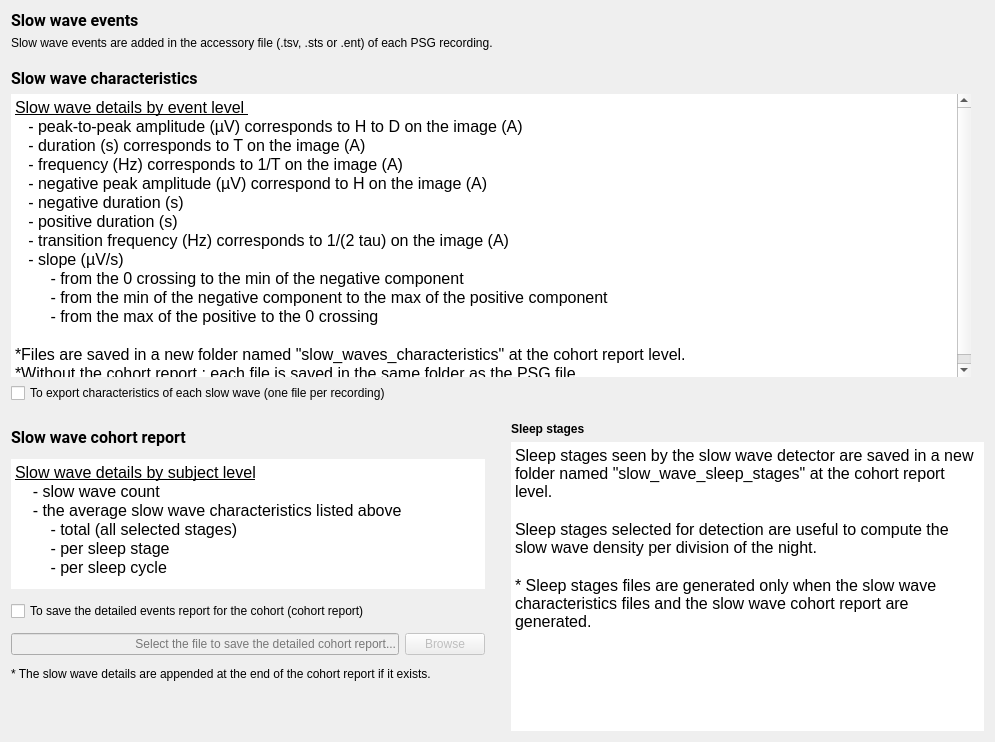
<?xml version="1.0" encoding="UTF-8"?>
<ui version="4.0">
 <class>SSWDSaveFiles</class>
 <widget class="QWidget" name="SSWDSaveFiles">
  <property name="geometry">
   <rect>
    <x>0</x>
    <y>0</y>
    <width>995</width>
    <height>742</height>
   </rect>
  </property>
  <property name="minimumSize">
   <size>
    <width>0</width>
    <height>0</height>
   </size>
  </property>
  <property name="windowTitle">
   <string/>
  </property>
  <property name="styleSheet">
   <string notr="true">font: 12pt &quot;Roboto&quot;;</string>
  </property>
  <layout class="QVBoxLayout" name="verticalLayout_4">
   <item>
    <widget class="QLabel" name="label_title">
     <property name="sizePolicy">
      <sizepolicy hsizetype="Preferred" vsizetype="Maximum">
       <horstretch>0</horstretch>
       <verstretch>0</verstretch>
      </sizepolicy>
     </property>
     <property name="font">
      <font>
       <family>Roboto</family>
       <pointsize>12</pointsize>
       <weight>50</weight>
       <italic>false</italic>
       <bold>false</bold>
      </font>
     </property>
     <property name="text">
      <string>&lt;html&gt;&lt;head/&gt;&lt;body&gt;&lt;p&gt;&lt;span style=&quot; font-weight:600;&quot;&gt;Slow wave events&lt;/span&gt;&lt;/p&gt;&lt;/body&gt;&lt;/html&gt;</string>
     </property>
    </widget>
   </item>
   <item>
    <widget class="QLabel" name="label_3">
     <property name="sizePolicy">
      <sizepolicy hsizetype="Preferred" vsizetype="Maximum">
       <horstretch>0</horstretch>
       <verstretch>0</verstretch>
      </sizepolicy>
     </property>
     <property name="text">
      <string>Slow wave events are added in the accessory file (.tsv, .sts or .ent) of each PSG recording.</string>
     </property>
    </widget>
   </item>
   <item>
    <spacer name="verticalSpacer_3">
     <property name="orientation">
      <enum>Qt::Vertical</enum>
     </property>
     <property name="sizeType">
      <enum>QSizePolicy::Fixed</enum>
     </property>
     <property name="sizeHint" stdset="0">
      <size>
       <width>20</width>
       <height>13</height>
      </size>
     </property>
    </spacer>
   </item>
   <item>
    <widget class="QLabel" name="label_title_2">
     <property name="sizePolicy">
      <sizepolicy hsizetype="Preferred" vsizetype="Maximum">
       <horstretch>0</horstretch>
       <verstretch>0</verstretch>
      </sizepolicy>
     </property>
     <property name="font">
      <font>
       <family>Roboto</family>
       <pointsize>12</pointsize>
       <weight>50</weight>
       <italic>false</italic>
       <bold>false</bold>
      </font>
     </property>
     <property name="text">
      <string>&lt;html&gt;&lt;head/&gt;&lt;body&gt;&lt;p&gt;&lt;span style=&quot; font-weight:600;&quot;&gt;Slow wave characteristics&lt;/span&gt;&lt;/p&gt;&lt;/body&gt;&lt;/html&gt;</string>
     </property>
    </widget>
   </item>
   <item>
    <layout class="QHBoxLayout" name="horizontalLayout_2">
     <item>
      <layout class="QVBoxLayout" name="verticalLayout">
       <item>
        <widget class="QTextEdit" name="textEdit">
         <property name="sizePolicy">
          <sizepolicy hsizetype="Expanding" vsizetype="Minimum">
           <horstretch>0</horstretch>
           <verstretch>0</verstretch>
          </sizepolicy>
         </property>
         <property name="maximumSize">
          <size>
           <width>16777215</width>
           <height>16777215</height>
          </size>
         </property>
         <property name="frameShape">
          <enum>QFrame::HLine</enum>
         </property>
         <property name="frameShadow">
          <enum>QFrame::Plain</enum>
         </property>
         <property name="lineWidth">
          <number>0</number>
         </property>
         <property name="readOnly">
          <bool>true</bool>
         </property>
         <property name="html">
          <string>&lt;!DOCTYPE HTML PUBLIC &quot;-//W3C//DTD HTML 4.0//EN&quot; &quot;http://www.w3.org/TR/REC-html40/strict.dtd&quot;&gt;
&lt;html&gt;&lt;head&gt;&lt;meta name=&quot;qrichtext&quot; content=&quot;1&quot; /&gt;&lt;style type=&quot;text/css&quot;&gt;
p, li { white-space: pre-wrap; }
&lt;/style&gt;&lt;/head&gt;&lt;body style=&quot; font-family:'Roboto'; font-size:12pt; font-weight:400; font-style:normal;&quot;&gt;
&lt;p style=&quot; margin-top:0px; margin-bottom:0px; margin-left:0px; margin-right:0px; -qt-block-indent:0; text-indent:0px;&quot;&gt;&lt;span style=&quot; text-decoration: underline;&quot;&gt;Slow wave details by event level &lt;/span&gt;&lt;/p&gt;
&lt;p style=&quot; margin-top:0px; margin-bottom:0px; margin-left:0px; margin-right:0px; -qt-block-indent:0; text-indent:0px;&quot;&gt;   - &lt;span style=&quot; color:#000000;&quot;&gt;peak-to-peak amplitude (µV) corresponds to H to D on the image (A)&lt;/span&gt;&lt;/p&gt;
&lt;p style=&quot; margin-top:0px; margin-bottom:0px; margin-left:0px; margin-right:0px; -qt-block-indent:0; text-indent:0px;&quot;&gt;   - duration (s) corresponds to T &lt;span style=&quot; color:#000000;&quot;&gt;on the image (A)&lt;/span&gt;&lt;/p&gt;
&lt;p style=&quot; margin-top:0px; margin-bottom:0px; margin-left:0px; margin-right:0px; -qt-block-indent:0; text-indent:0px;&quot;&gt;   - frequency (Hz) corresponds to 1/T &lt;span style=&quot; color:#000000;&quot;&gt;on the image (A)&lt;/span&gt;&lt;/p&gt;
&lt;p style=&quot; margin-top:0px; margin-bottom:0px; margin-left:0px; margin-right:0px; -qt-block-indent:0; text-indent:0px;&quot;&gt;   - &lt;span style=&quot; font-family:'Arial','sans-serif'; color:#000000; background-color:transparent;&quot;&gt;negative peak amplitude &lt;/span&gt;&lt;span style=&quot; color:#000000;&quot;&gt;(µV) correspond to H on the image (A)&lt;/span&gt;&lt;/p&gt;
&lt;p style=&quot; margin-top:0px; margin-bottom:0px; margin-left:0px; margin-right:0px; -qt-block-indent:0; text-indent:0px;&quot;&gt;&lt;span style=&quot; color:#000000;&quot;&gt;   - &lt;/span&gt;&lt;a name=&quot;docs-internal-guid-7597fb9e-7fff-dd5c-4478-b33f09691339&quot;&gt;&lt;/a&gt;&lt;span style=&quot; font-family:'Arial','sans-serif'; color:#000000; background-color:transparent;&quot;&gt;n&lt;/span&gt;&lt;span style=&quot; font-family:'Arial','sans-serif'; color:#000000; background-color:transparent;&quot;&gt;egative duration (s) &lt;/span&gt;&lt;/p&gt;
&lt;p style=&quot; margin-top:0px; margin-bottom:0px; margin-left:0px; margin-right:0px; -qt-block-indent:0; text-indent:0px;&quot;&gt;&lt;span style=&quot; font-family:'Arial','sans-serif'; color:#000000; background-color:transparent;&quot;&gt;   - &lt;/span&gt;&lt;a name=&quot;docs-internal-guid-f6ea236d-7fff-1fb4-6202-3e00854b0b90&quot;&gt;&lt;/a&gt;&lt;span style=&quot; font-family:'Arial','sans-serif'; color:#000000; background-color:transparent;&quot;&gt;p&lt;/span&gt;&lt;span style=&quot; font-family:'Arial','sans-serif'; color:#000000; background-color:transparent;&quot;&gt;ositive duration (s)&lt;/span&gt;&lt;/p&gt;
&lt;p style=&quot; margin-top:0px; margin-bottom:0px; margin-left:0px; margin-right:0px; -qt-block-indent:0; text-indent:0px;&quot;&gt;&lt;span style=&quot; color:#000000;&quot;&gt;   - transition frequency (Hz) corresponds to 1/(2 tau) on the image (A)&lt;/span&gt;&lt;/p&gt;
&lt;p style=&quot; margin-top:0px; margin-bottom:0px; margin-left:0px; margin-right:0px; -qt-block-indent:0; text-indent:0px;&quot;&gt;&lt;span style=&quot; color:#000000;&quot;&gt;   - slope (µV/s)&lt;/span&gt;&lt;/p&gt;
&lt;p style=&quot; margin-top:0px; margin-bottom:0px; margin-left:0px; margin-right:0px; -qt-block-indent:0; text-indent:0px;&quot;&gt;&lt;span style=&quot; color:#000000;&quot;&gt;        - from the 0 crossing to the min of the negative component&lt;/span&gt;&lt;/p&gt;
&lt;p style=&quot; margin-top:0px; margin-bottom:0px; margin-left:0px; margin-right:0px; -qt-block-indent:0; text-indent:0px;&quot;&gt;&lt;span style=&quot; color:#000000;&quot;&gt;        - from the min of the negative component to the max of the positive component&lt;/span&gt;&lt;/p&gt;
&lt;p style=&quot; margin-top:0px; margin-bottom:0px; margin-left:0px; margin-right:0px; -qt-block-indent:0; text-indent:0px;&quot;&gt;&lt;span style=&quot; color:#000000;&quot;&gt;        - from the max of the positive to the 0 crossing&lt;/span&gt;&lt;/p&gt;
&lt;p style=&quot;-qt-paragraph-type:empty; margin-top:0px; margin-bottom:0px; margin-left:0px; margin-right:0px; -qt-block-indent:0; text-indent:0px; color:#000000;&quot;&gt;&lt;br /&gt;&lt;/p&gt;
&lt;p style=&quot; margin-top:0px; margin-bottom:0px; margin-left:0px; margin-right:0px; -qt-block-indent:0; text-indent:0px;&quot;&gt;&lt;span style=&quot; color:#000000;&quot;&gt;*Files are saved in a new folder named &amp;quot;slow_waves_characteristics&amp;quot; at the cohort report level.&lt;/span&gt;&lt;/p&gt;
&lt;p style=&quot; margin-top:0px; margin-bottom:0px; margin-left:0px; margin-right:0px; -qt-block-indent:0; text-indent:0px;&quot;&gt;&lt;span style=&quot; color:#000000;&quot;&gt;*Without the cohort report : each file is saved in the same folder as the PSG file.&lt;/span&gt;&lt;/p&gt;&lt;/body&gt;&lt;/html&gt;</string>
         </property>
        </widget>
       </item>
       <item>
        <widget class="QCheckBox" name="checkBox_export_sw">
         <property name="text">
          <string>To export characteristics of each slow wave (one file per recording)</string>
         </property>
        </widget>
       </item>
      </layout>
     </item>
     <item>
      <widget class="QLabel" name="image">
       <property name="lineWidth">
        <number>0</number>
       </property>
       <property name="text">
        <string/>
       </property>
       <property name="pixmap">
        <pixmap resource="criteria.qrc">:/criteria/phase_slow_wave_small.jpg</pixmap>
       </property>
       <property name="alignment">
        <set>Qt::AlignCenter</set>
       </property>
      </widget>
     </item>
    </layout>
   </item>
   <item>
    <spacer name="verticalSpacer_2">
     <property name="orientation">
      <enum>Qt::Vertical</enum>
     </property>
     <property name="sizeType">
      <enum>QSizePolicy::Fixed</enum>
     </property>
     <property name="sizeHint" stdset="0">
      <size>
       <width>20</width>
       <height>13</height>
      </size>
     </property>
    </spacer>
   </item>
   <item>
    <layout class="QHBoxLayout" name="horizontalLayout_4">
     <item>
      <layout class="QVBoxLayout" name="verticalLayout_2">
       <item>
        <widget class="QLabel" name="label">
         <property name="sizePolicy">
          <sizepolicy hsizetype="Preferred" vsizetype="Maximum">
           <horstretch>0</horstretch>
           <verstretch>0</verstretch>
          </sizepolicy>
         </property>
         <property name="font">
          <font>
           <family>Roboto</family>
           <pointsize>12</pointsize>
           <weight>50</weight>
           <italic>false</italic>
           <bold>false</bold>
          </font>
         </property>
         <property name="text">
          <string>&lt;html&gt;&lt;head/&gt;&lt;body&gt;&lt;p&gt;&lt;span style=&quot; font-weight:600;&quot;&gt;Slow wave cohort report&lt;/span&gt;&lt;/p&gt;&lt;/body&gt;&lt;/html&gt;</string>
         </property>
        </widget>
       </item>
       <item>
        <widget class="QTextEdit" name="textEdit_2">
         <property name="sizePolicy">
          <sizepolicy hsizetype="Expanding" vsizetype="Minimum">
           <horstretch>0</horstretch>
           <verstretch>0</verstretch>
          </sizepolicy>
         </property>
         <property name="maximumSize">
          <size>
           <width>16777215</width>
           <height>130</height>
          </size>
         </property>
         <property name="frameShape">
          <enum>QFrame::HLine</enum>
         </property>
         <property name="frameShadow">
          <enum>QFrame::Plain</enum>
         </property>
         <property name="lineWidth">
          <number>0</number>
         </property>
         <property name="readOnly">
          <bool>true</bool>
         </property>
         <property name="html">
          <string>&lt;!DOCTYPE HTML PUBLIC &quot;-//W3C//DTD HTML 4.0//EN&quot; &quot;http://www.w3.org/TR/REC-html40/strict.dtd&quot;&gt;
&lt;html&gt;&lt;head&gt;&lt;meta name=&quot;qrichtext&quot; content=&quot;1&quot; /&gt;&lt;style type=&quot;text/css&quot;&gt;
p, li { white-space: pre-wrap; }
&lt;/style&gt;&lt;/head&gt;&lt;body style=&quot; font-family:'Roboto'; font-size:12pt; font-weight:400; font-style:normal;&quot;&gt;
&lt;p style=&quot; margin-top:0px; margin-bottom:0px; margin-left:0px; margin-right:0px; -qt-block-indent:0; text-indent:0px;&quot;&gt;&lt;span style=&quot; text-decoration: underline;&quot;&gt;Slow wave details by subject level&lt;/span&gt;&lt;/p&gt;
&lt;p style=&quot; margin-top:0px; margin-bottom:0px; margin-left:0px; margin-right:0px; -qt-block-indent:0; text-indent:0px;&quot;&gt;    - slow wave count&lt;/p&gt;
&lt;p style=&quot; margin-top:0px; margin-bottom:0px; margin-left:0px; margin-right:0px; -qt-block-indent:0; text-indent:0px;&quot;&gt;    - the average slow wave characteristics listed above&lt;/p&gt;
&lt;p style=&quot; margin-top:0px; margin-bottom:0px; margin-left:0px; margin-right:0px; -qt-block-indent:0; text-indent:0px;&quot;&gt;        - total (all selected stages)&lt;/p&gt;
&lt;p style=&quot; margin-top:0px; margin-bottom:0px; margin-left:0px; margin-right:0px; -qt-block-indent:0; text-indent:0px;&quot;&gt;        - per sleep stage&lt;/p&gt;
&lt;p style=&quot; margin-top:0px; margin-bottom:0px; margin-left:0px; margin-right:0px; -qt-block-indent:0; text-indent:0px;&quot;&gt;        - per sleep cycle&lt;/p&gt;&lt;/body&gt;&lt;/html&gt;</string>
         </property>
        </widget>
       </item>
       <item>
        <layout class="QHBoxLayout" name="horizontalLayout_3">
         <item>
          <widget class="QCheckBox" name="checkBox_save_cohort">
           <property name="sizePolicy">
            <sizepolicy hsizetype="Expanding" vsizetype="Maximum">
             <horstretch>0</horstretch>
             <verstretch>0</verstretch>
            </sizepolicy>
           </property>
           <property name="maximumSize">
            <size>
             <width>16777215</width>
             <height>16777215</height>
            </size>
           </property>
           <property name="text">
            <string>To save the detailed events report for the cohort (cohort report)</string>
           </property>
          </widget>
         </item>
        </layout>
       </item>
       <item>
        <layout class="QHBoxLayout" name="horizontalLayout">
         <item>
          <widget class="QLineEdit" name="lineEdit_cohort_report">
           <property name="enabled">
            <bool>false</bool>
           </property>
           <property name="sizePolicy">
            <sizepolicy hsizetype="Expanding" vsizetype="Maximum">
             <horstretch>0</horstretch>
             <verstretch>0</verstretch>
            </sizepolicy>
           </property>
           <property name="maximumSize">
            <size>
             <width>16777215</width>
             <height>16777215</height>
            </size>
           </property>
           <property name="alignment">
            <set>Qt::AlignRight|Qt::AlignTrailing|Qt::AlignVCenter</set>
           </property>
           <property name="placeholderText">
            <string>Select the file to save the detailed cohort report...</string>
           </property>
          </widget>
         </item>
         <item>
          <widget class="QPushButton" name="pushButto_browse">
           <property name="enabled">
            <bool>false</bool>
           </property>
           <property name="sizePolicy">
            <sizepolicy hsizetype="Fixed" vsizetype="Fixed">
             <horstretch>0</horstretch>
             <verstretch>0</verstretch>
            </sizepolicy>
           </property>
           <property name="text">
            <string>Browse</string>
           </property>
          </widget>
         </item>
        </layout>
       </item>
       <item>
        <widget class="QLabel" name="label_2">
         <property name="sizePolicy">
          <sizepolicy hsizetype="Preferred" vsizetype="Maximum">
           <horstretch>0</horstretch>
           <verstretch>0</verstretch>
          </sizepolicy>
         </property>
         <property name="text">
          <string>* The slow wave details are appended at the end of the cohort report if it exists.</string>
         </property>
        </widget>
       </item>
       <item>
        <spacer name="verticalSpacer">
         <property name="orientation">
          <enum>Qt::Vertical</enum>
         </property>
         <property name="sizeType">
          <enum>QSizePolicy::Minimum</enum>
         </property>
         <property name="sizeHint" stdset="0">
          <size>
           <width>20</width>
           <height>40</height>
          </size>
         </property>
        </spacer>
       </item>
      </layout>
     </item>
     <item>
      <spacer name="horizontalSpacer_4">
       <property name="orientation">
        <enum>Qt::Horizontal</enum>
       </property>
       <property name="sizeType">
        <enum>QSizePolicy::Fixed</enum>
       </property>
       <property name="sizeHint" stdset="0">
        <size>
         <width>20</width>
         <height>20</height>
        </size>
       </property>
      </spacer>
     </item>
     <item>
      <layout class="QVBoxLayout" name="verticalLayout_3">
       <item>
        <widget class="QLabel" name="label_6">
         <property name="sizePolicy">
          <sizepolicy hsizetype="Preferred" vsizetype="Maximum">
           <horstretch>0</horstretch>
           <verstretch>0</verstretch>
          </sizepolicy>
         </property>
         <property name="text">
          <string>&lt;html&gt;&lt;head/&gt;&lt;body&gt;&lt;p&gt;&lt;span style=&quot; font-weight:600;&quot;&gt;Sleep stages&lt;/span&gt;&lt;/p&gt;&lt;/body&gt;&lt;/html&gt;</string>
         </property>
        </widget>
       </item>
       <item>
        <widget class="QTextEdit" name="textEdit_3">
         <property name="sizePolicy">
          <sizepolicy hsizetype="Expanding" vsizetype="Minimum">
           <horstretch>0</horstretch>
           <verstretch>0</verstretch>
          </sizepolicy>
         </property>
         <property name="frameShape">
          <enum>QFrame::HLine</enum>
         </property>
         <property name="frameShadow">
          <enum>QFrame::Plain</enum>
         </property>
         <property name="lineWidth">
          <number>0</number>
         </property>
         <property name="readOnly">
          <bool>true</bool>
         </property>
         <property name="html">
          <string>&lt;!DOCTYPE HTML PUBLIC &quot;-//W3C//DTD HTML 4.0//EN&quot; &quot;http://www.w3.org/TR/REC-html40/strict.dtd&quot;&gt;
&lt;html&gt;&lt;head&gt;&lt;meta name=&quot;qrichtext&quot; content=&quot;1&quot; /&gt;&lt;style type=&quot;text/css&quot;&gt;
p, li { white-space: pre-wrap; }
&lt;/style&gt;&lt;/head&gt;&lt;body style=&quot; font-family:'Roboto'; font-size:12pt; font-weight:400; font-style:normal;&quot;&gt;
&lt;p style=&quot; margin-top:0px; margin-bottom:0px; margin-left:0px; margin-right:0px; -qt-block-indent:0; text-indent:0px;&quot;&gt;Sleep stages seen by the slow wave detector are saved in a new folder named &amp;quot;slow_wave_sleep_stages&amp;quot; at the cohort report level.  &lt;/p&gt;
&lt;p style=&quot;-qt-paragraph-type:empty; margin-top:0px; margin-bottom:0px; margin-left:0px; margin-right:0px; -qt-block-indent:0; text-indent:0px;&quot;&gt;&lt;br /&gt;&lt;/p&gt;
&lt;p style=&quot; margin-top:0px; margin-bottom:0px; margin-left:0px; margin-right:0px; -qt-block-indent:0; text-indent:0px;&quot;&gt;Sleep stages selected for detection are useful to compute the slow wave density per division of the night.&lt;/p&gt;
&lt;p style=&quot;-qt-paragraph-type:empty; margin-top:0px; margin-bottom:0px; margin-left:0px; margin-right:0px; -qt-block-indent:0; text-indent:0px;&quot;&gt;&lt;br /&gt;&lt;/p&gt;
&lt;p style=&quot; margin-top:0px; margin-bottom:0px; margin-left:0px; margin-right:0px; -qt-block-indent:0; text-indent:0px;&quot;&gt;* Sleep stages files are generated only when the slow wave characteristics files and the slow wave cohort report are generated.&lt;/p&gt;&lt;/body&gt;&lt;/html&gt;</string>
         </property>
        </widget>
       </item>
      </layout>
     </item>
    </layout>
   </item>
  </layout>
 </widget>
 <resources>
  <include location="../../../../../snooz-toolbox/src/main/python/ui/themes/themes.qrc"/>
  <include location="criteria.qrc"/>
 </resources>
 <connections>
  <connection>
   <sender>checkBox_export_sw</sender>
   <signal>clicked()</signal>
   <receiver>SSWDSaveFiles</receiver>
   <slot>check_export_sw_file_slot()</slot>
   <hints>
    <hint type="sourcelabel">
     <x>247</x>
     <y>291</y>
    </hint>
    <hint type="destinationlabel">
     <x>422</x>
     <y>405</y>
    </hint>
   </hints>
  </connection>
  <connection>
   <sender>pushButto_browse</sender>
   <signal>clicked()</signal>
   <receiver>SSWDSaveFiles</receiver>
   <slot>browse_cohort_slot()</slot>
   <hints>
    <hint type="sourcelabel">
     <x>445</x>
     <y>557</y>
    </hint>
    <hint type="destinationlabel">
     <x>422</x>
     <y>405</y>
    </hint>
   </hints>
  </connection>
  <connection>
   <sender>checkBox_save_cohort</sender>
   <signal>clicked()</signal>
   <receiver>SSWDSaveFiles</receiver>
   <slot>check_save_cohort_slot()</slot>
   <hints>
    <hint type="sourcelabel">
     <x>247</x>
     <y>529</y>
    </hint>
    <hint type="destinationlabel">
     <x>422</x>
     <y>405</y>
    </hint>
   </hints>
  </connection>
 </connections>
 <slots>
  <slot>choose_slot()</slot>
  <slot>input_format_changed_slot()</slot>
  <slot>browse_cohort_slot()</slot>
  <slot>check_save_cohort_slot()</slot>
  <slot>check_export_sw_file_slot()</slot>
 </slots>
</ui>
